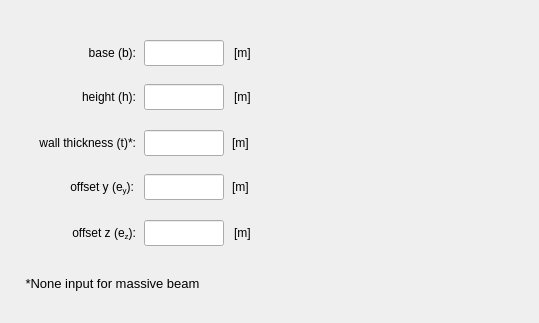
             <widget class="QWidget" name="tab_rectangular_section">
              <attribute name="title">
               <string>Rectangular</string>
              </attribute>
              <widget class="QLabel" name="label_4">
               <property name="geometry">
                <rect>
                 <x>280</x>
                 <y>4</y>
                 <width>250</width>
                 <height>310</height>
                </rect>
               </property>
               <property name="text">
                <string/>
               </property>
               <property name="pixmap">
                <pixmap>../../../figures/Rectangular.PNG</pixmap>
               </property>
               <property name="scaledContents">
                <bool>true</bool>
               </property>
              </widget>
              <widget class="QLabel" name="label_6">
               <property name="geometry">
                <rect>
                 <x>12</x>
                 <y>272</y>
                 <width>201</width>
                 <height>23</height>
                </rect>
               </property>
               <property name="font">
                <font>
                 <pointsize>10</pointsize>
                 <weight>50</weight>
                 <bold>false</bold>
                </font>
               </property>
               <property name="text">
                <string>&lt;html&gt;&lt;head/&gt;&lt;body&gt;&lt;p align=&quot;center&quot;&gt;*None input for massive beam&lt;/p&gt;&lt;/body&gt;&lt;/html&gt;</string>
               </property>
              </widget>
              <widget class="QLineEdit" name="lineEdit_offsetz_rectangular_section">
               <property name="geometry">
                <rect>
                 <x>144</x>
                 <y>220</y>
                 <width>80</width>
                 <height>26</height>
                </rect>
               </property>
               <property name="minimumSize">
                <size>
                 <width>80</width>
                 <height>26</height>
                </size>
               </property>
               <property name="maximumSize">
                <size>
                 <width>80</width>
                 <height>26</height>
                </size>
               </property>
               <property name="font">
                <font>
                 <family>Arial</family>
                 <pointsize>11</pointsize>
                 <weight>75</weight>
                 <italic>true</italic>
                 <bold>true</bold>
                </font>
               </property>
               <property name="focusPolicy">
                <enum>Qt::StrongFocus</enum>
               </property>
               <property name="styleSheet">
                <string notr="true">color: rgb(255, 0, 0);</string>
               </property>
               <property name="alignment">
                <set>Qt::AlignCenter</set>
               </property>
              </widget>
              <widget class="QLineEdit" name="lineEdit_base_rectangular_section">
               <property name="geometry">
                <rect>
                 <x>144</x>
                 <y>40</y>
                 <width>80</width>
                 <height>26</height>
                </rect>
               </property>
               <property name="minimumSize">
                <size>
                 <width>80</width>
                 <height>26</height>
                </size>
               </property>
               <property name="maximumSize">
                <size>
                 <width>80</width>
                 <height>26</height>
                </size>
               </property>
               <property name="font">
                <font>
                 <family>Arial</family>
                 <pointsize>11</pointsize>
                 <weight>75</weight>
                 <italic>true</italic>
                 <bold>true</bold>
                </font>
               </property>
               <property name="focusPolicy">
                <enum>Qt::StrongFocus</enum>
               </property>
               <property name="styleSheet">
                <string notr="true">color: rgb(255, 0, 0);</string>
               </property>
               <property name="alignment">
                <set>Qt::AlignCenter</set>
               </property>
              </widget>
              <widget class="QLineEdit" name="lineEdit_offsety_rectangular_section">
               <property name="geometry">
                <rect>
                 <x>144</x>
                 <y>174</y>
                 <width>80</width>
                 <height>26</height>
                </rect>
               </property>
               <property name="minimumSize">
                <size>
                 <width>80</width>
                 <height>26</height>
                </size>
               </property>
               <property name="maximumSize">
                <size>
                 <width>80</width>
                 <height>26</height>
                </size>
               </property>
               <property name="font">
                <font>
                 <family>Arial</family>
                 <pointsize>11</pointsize>
                 <weight>75</weight>
                 <italic>true</italic>
                 <bold>true</bold>
                </font>
               </property>
               <property name="focusPolicy">
                <enum>Qt::StrongFocus</enum>
               </property>
               <property name="styleSheet">
                <string notr="true">color: rgb(255, 0, 0);</string>
               </property>
               <property name="alignment">
                <set>Qt::AlignCenter</set>
               </property>
              </widget>
              <widget class="QLineEdit" name="lineEdit_wall_thickness_rectangular_section">
               <property name="geometry">
                <rect>
                 <x>144</x>
                 <y>130</y>
                 <width>80</width>
                 <height>26</height>
                </rect>
               </property>
               <property name="minimumSize">
                <size>
                 <width>80</width>
                 <height>26</height>
                </size>
               </property>
               <property name="maximumSize">
                <size>
                 <width>80</width>
                 <height>26</height>
                </size>
               </property>
               <property name="font">
                <font>
                 <family>Arial</family>
                 <pointsize>11</pointsize>
                 <weight>75</weight>
                 <italic>true</italic>
                 <bold>true</bold>
                </font>
               </property>
               <property name="focusPolicy">
                <enum>Qt::StrongFocus</enum>
               </property>
               <property name="styleSheet">
                <string notr="true">color: rgb(255, 0, 0);</string>
               </property>
               <property name="alignment">
                <set>Qt::AlignCenter</set>
               </property>
              </widget>
              <widget class="QLineEdit" name="lineEdit_height_rectangular_section">
               <property name="geometry">
                <rect>
                 <x>144</x>
                 <y>84</y>
                 <width>80</width>
                 <height>26</height>
                </rect>
               </property>
               <property name="minimumSize">
                <size>
                 <width>80</width>
                 <height>26</height>
                </size>
               </property>
               <property name="maximumSize">
                <size>
                 <width>80</width>
                 <height>26</height>
                </size>
               </property>
               <property name="font">
                <font>
                 <family>Arial</family>
                 <pointsize>11</pointsize>
                 <weight>75</weight>
                 <italic>true</italic>
                 <bold>true</bold>
                </font>
               </property>
               <property name="focusPolicy">
                <enum>Qt::StrongFocus</enum>
               </property>
               <property name="styleSheet">
                <string notr="true">color: rgb(255, 0, 0);</string>
               </property>
               <property name="alignment">
                <set>Qt::AlignCenter</set>
               </property>
              </widget>
              <widget class="QLabel" name="label_100">
               <property name="geometry">
                <rect>
                 <x>234</x>
                 <y>40</y>
                 <width>35</width>
                 <height>26</height>
                </rect>
               </property>
               <property name="minimumSize">
                <size>
                 <width>35</width>
                 <height>26</height>
                </size>
               </property>
               <property name="maximumSize">
                <size>
                 <width>35</width>
                 <height>26</height>
                </size>
               </property>
               <property name="text">
                <string>[m]</string>
               </property>
               <property name="alignment">
                <set>Qt::AlignLeading|Qt::AlignLeft|Qt::AlignVCenter</set>
               </property>
              </widget>
              <widget class="QLabel" name="label_107">
               <property name="geometry">
                <rect>
                 <x>234</x>
                 <y>84</y>
                 <width>35</width>
                 <height>26</height>
                </rect>
               </property>
               <property name="minimumSize">
                <size>
                 <width>35</width>
                 <height>26</height>
                </size>
               </property>
               <property name="maximumSize">
                <size>
                 <width>35</width>
                 <height>26</height>
                </size>
               </property>
               <property name="text">
                <string>[m]</string>
               </property>
               <property name="alignment">
                <set>Qt::AlignLeading|Qt::AlignLeft|Qt::AlignVCenter</set>
               </property>
              </widget>
              <widget class="QLabel" name="label_109">
               <property name="geometry">
                <rect>
                 <x>232</x>
                 <y>130</y>
                 <width>35</width>
                 <height>26</height>
                </rect>
               </property>
               <property name="minimumSize">
                <size>
                 <width>35</width>
                 <height>26</height>
                </size>
               </property>
               <property name="maximumSize">
                <size>
                 <width>35</width>
                 <height>26</height>
                </size>
               </property>
               <property name="text">
                <string>[m]</string>
               </property>
               <property name="alignment">
                <set>Qt::AlignLeading|Qt::AlignLeft|Qt::AlignVCenter</set>
               </property>
              </widget>
              <widget class="QLabel" name="label_110">
               <property name="geometry">
                <rect>
                 <x>232</x>
                 <y>174</y>
                 <width>35</width>
                 <height>26</height>
                </rect>
               </property>
               <property name="minimumSize">
                <size>
                 <width>35</width>
                 <height>26</height>
                </size>
               </property>
               <property name="maximumSize">
                <size>
                 <width>35</width>
                 <height>26</height>
                </size>
               </property>
               <property name="text">
                <string>[m]</string>
               </property>
               <property name="alignment">
                <set>Qt::AlignLeading|Qt::AlignLeft|Qt::AlignVCenter</set>
               </property>
              </widget>
              <widget class="QLabel" name="label_111">
               <property name="geometry">
                <rect>
                 <x>234</x>
                 <y>220</y>
                 <width>35</width>
                 <height>26</height>
                </rect>
               </property>
               <property name="minimumSize">
                <size>
                 <width>35</width>
                 <height>26</height>
                </size>
               </property>
               <property name="maximumSize">
                <size>
                 <width>35</width>
                 <height>26</height>
                </size>
               </property>
               <property name="text">
                <string>[m]</string>
               </property>
               <property name="alignment">
                <set>Qt::AlignLeading|Qt::AlignLeft|Qt::AlignVCenter</set>
               </property>
              </widget>
              <widget class="QLabel" name="label_72">
               <property name="geometry">
                <rect>
                 <x>4</x>
                 <y>40</y>
                 <width>132</width>
                 <height>26</height>
                </rect>
               </property>
               <property name="minimumSize">
                <size>
                 <width>132</width>
                 <height>26</height>
                </size>
               </property>
               <property name="maximumSize">
                <size>
                 <width>132</width>
                 <height>26</height>
                </size>
               </property>
               <property name="text">
                <string>base (b):</string>
               </property>
               <property name="alignment">
                <set>Qt::AlignRight|Qt::AlignTrailing|Qt::AlignVCenter</set>
               </property>
              </widget>
              <widget class="QLabel" name="label_94">
               <property name="geometry">
                <rect>
                 <x>4</x>
                 <y>84</y>
                 <width>132</width>
                 <height>26</height>
                </rect>
               </property>
               <property name="minimumSize">
                <size>
                 <width>132</width>
                 <height>26</height>
                </size>
               </property>
               <property name="maximumSize">
                <size>
                 <width>132</width>
                 <height>26</height>
                </size>
               </property>
               <property name="text">
                <string>height (h):</string>
               </property>
               <property name="alignment">
                <set>Qt::AlignRight|Qt::AlignTrailing|Qt::AlignVCenter</set>
               </property>
              </widget>
              <widget class="QLabel" name="label_112">
               <property name="geometry">
                <rect>
                 <x>4</x>
                 <y>130</y>
                 <width>132</width>
                 <height>26</height>
                </rect>
               </property>
               <property name="minimumSize">
                <size>
                 <width>132</width>
                 <height>26</height>
                </size>
               </property>
               <property name="maximumSize">
                <size>
                 <width>132</width>
                 <height>26</height>
                </size>
               </property>
               <property name="text">
                <string>wall thickness (t)*:</string>
               </property>
               <property name="alignment">
                <set>Qt::AlignRight|Qt::AlignTrailing|Qt::AlignVCenter</set>
               </property>
              </widget>
              <widget class="QLabel" name="label_113">
               <property name="geometry">
                <rect>
                 <x>2</x>
                 <y>174</y>
                 <width>132</width>
                 <height>26</height>
                </rect>
               </property>
               <property name="minimumSize">
                <size>
                 <width>132</width>
                 <height>26</height>
                </size>
               </property>
               <property name="maximumSize">
                <size>
                 <width>132</width>
                 <height>26</height>
                </size>
               </property>
               <property name="text">
                <string>&lt;html&gt;&lt;head/&gt;&lt;body&gt;&lt;p&gt;offset y (e&lt;span style=&quot; vertical-align:sub;&quot;&gt;y&lt;/span&gt;):&lt;/p&gt;&lt;/body&gt;&lt;/html&gt;</string>
               </property>
               <property name="alignment">
                <set>Qt::AlignRight|Qt::AlignTrailing|Qt::AlignVCenter</set>
               </property>
              </widget>
              <widget class="QLabel" name="label_114">
               <property name="geometry">
                <rect>
                 <x>4</x>
                 <y>220</y>
                 <width>132</width>
                 <height>26</height>
                </rect>
               </property>
               <property name="minimumSize">
                <size>
                 <width>132</width>
                 <height>26</height>
                </size>
               </property>
               <property name="maximumSize">
                <size>
                 <width>132</width>
                 <height>26</height>
                </size>
               </property>
               <property name="text">
                <string>&lt;html&gt;&lt;head/&gt;&lt;body&gt;&lt;p&gt;offset z (e&lt;span style=&quot; vertical-align:sub;&quot;&gt;z&lt;/span&gt;):&lt;/p&gt;&lt;/body&gt;&lt;/html&gt;</string>
               </property>
               <property name="alignment">
                <set>Qt::AlignRight|Qt::AlignTrailing|Qt::AlignVCenter</set>
               </property>
              </widget>
             </widget>
